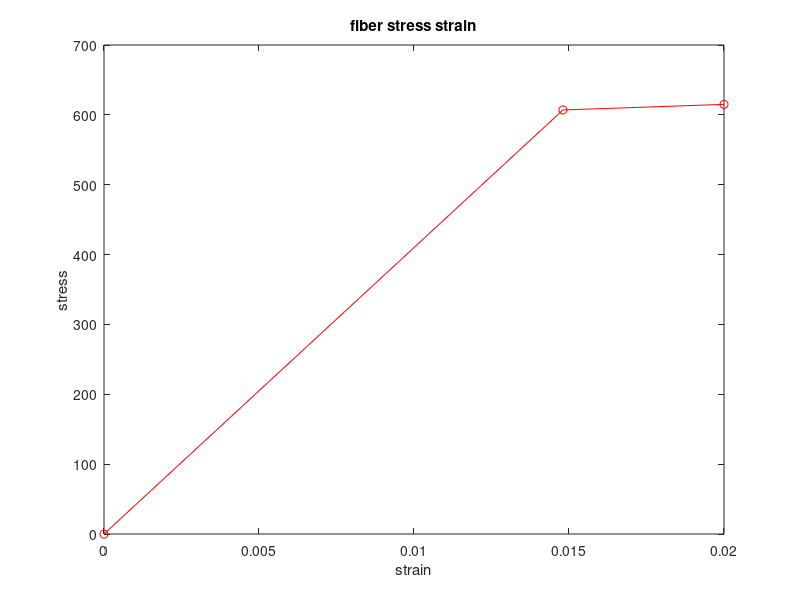
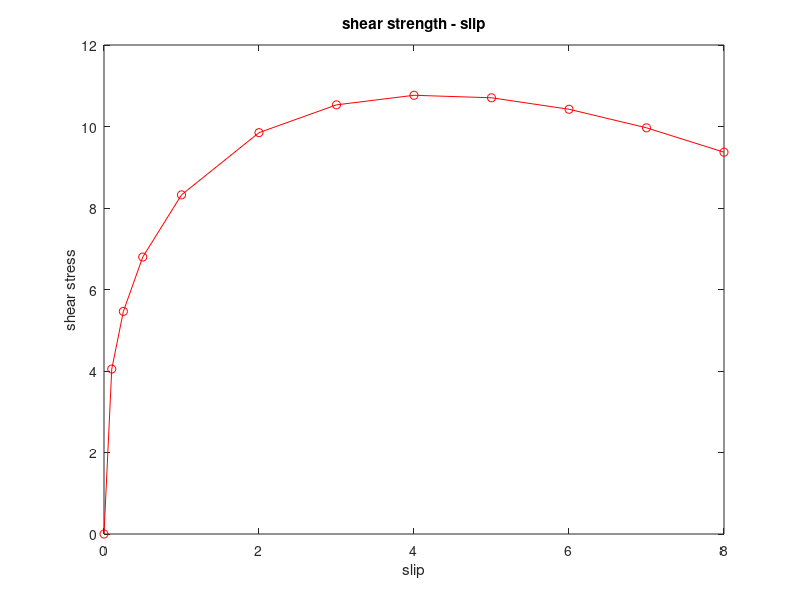
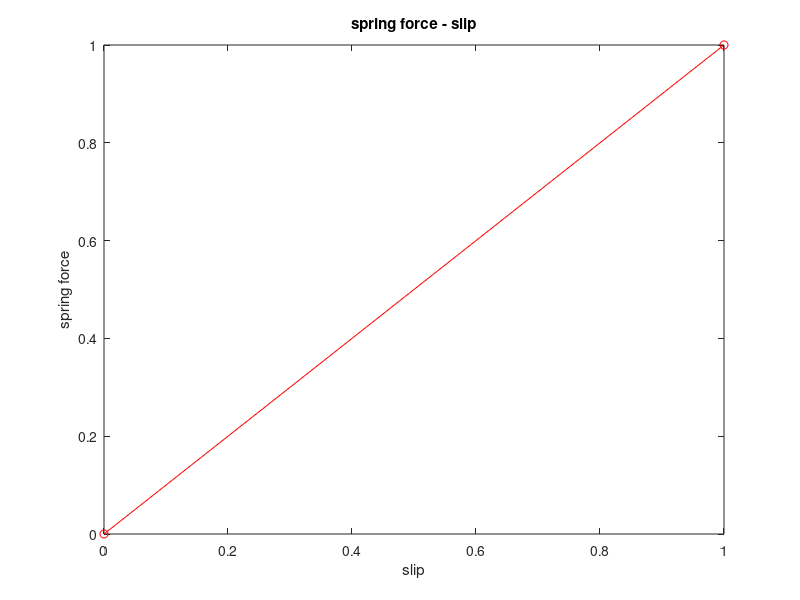
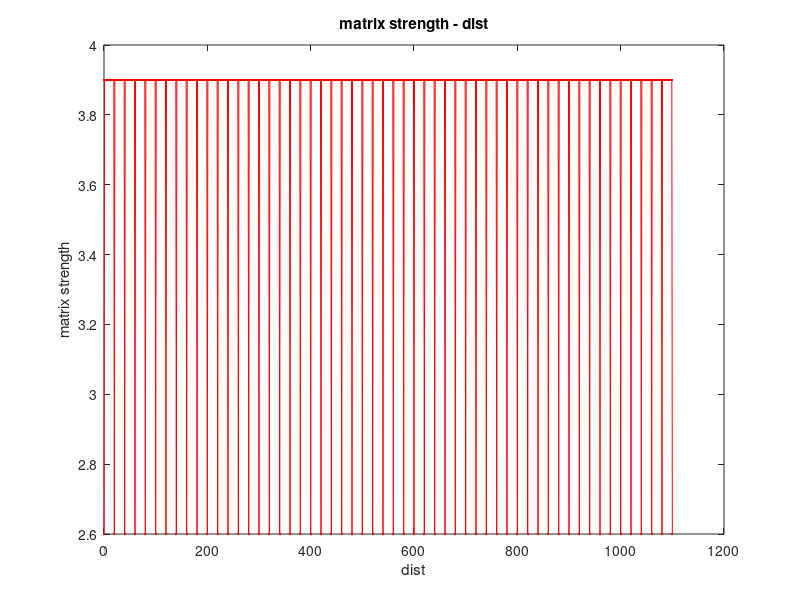

Write MATLAB code to recreate these figures, in order. (Note: this script raises an error after producing the figures.)
%function SubRT_Tension_Stiffening_SingleRun_SimRC_Bischoff(fnameV,xLoadV,rhoV,stateNoV,avgSTV,stdSTV)

fnameV={'DET_FRP_bondHfcr26rho1';'DET_FRP_bondHfcr26rho2';'DET_FRP_bondHfcr26rho3';...
        'DET_FRP_bondHfcr44rho1';'DET_FRP_bondHfcr44rho2';'DET_FRP_bondHfcr44rho3';...
        'DET_FRP_bondLfcr26rho1';'DET_FRP_bondLfcr26rho2';'DET_FRP_bondLfcr26rho3';...
        'DET_FRP_bondLfcr44rho1';'DET_FRP_bondLfcr44rho2';'DET_FRP_bondLfcr44rho3';};

xloadV   = [1,2,3, 1,2,3, 1,2,3, 1,2,3];
rhoV     = [1,2,3, 1,2,3, 1,2,3, 1,2,3]*0.01;
stateNoV = [1,1,1, 1,1,1, 1,1,1, 1,1,1];
avgSTV   = [2.6,2.6,2.6, 4.4,4.4,4.4, 2.6,2.6,2.6, 4.4,4.4,4.4];
stdSTV   = [0,0,0, 0,0,0, 0,0,0, 0,0,0];

for FL=1:length(xloadV)
    fname        = strcat(fnameV{FL},'.dat');           % file name to report the output
    fname_ckResp = strcat(fnameV{FL},'_ckResp.dat');    % file name to report the responses at each crack formation
    totLoad = xloadV(FL)*6.5e4;                         % total applied tensile load
    rho     = rhoV(FL);                                 % reinforcement ratio Af/Ac
    stateNo = stateNoV(FL);                             % state number to generate random number; need for ckPat=3,4,5
    avgST   = avgSTV(FL);                               % average matrix strength
    stdST   = stdSTV(FL);                               % standard deviation of matrix strength
    N       = [];                                       % clear variable
    
    % ------------------------------------
    % Part A: Input data
    % ------------------------------------
    progVersion  = 'Main_Tension_Stiffening_SingleRun_SimRC_Bischoff 08/09/2007';    % program version
    %fname        = 'RND_STL_bond13fcr44rho3_Gen04.dat';                       % file name to report the output
    %fname_ckResp = 'RND_STL_bond13fcr44rho3_Gen04_ckResp.dat'                 % file name to report the responses at each crack formation

    % specimen geometry
    endL    = 100;                                  % embedment length at the end grips
    measL   = 900;                                  % embedment length for measurement in the middle
    L       = endL + measL + endL;                  % total embedment length

    % load and discretization
    %totLoad = 3*6.5e4;                                % total applied tensile load
    nNode   = 1101;                                 % number of nodes to approximate total embedment length, L
    nInc    = 301;                                  % number of load increments
    nRecPt  = 10;                                   % number of nodes used in recording distribution value at each increment, nRecPt <= nNode
    dashType  = strvcat('--r','--m','--y','--k','--g','--c','--b');     % different colors used in ploting for selected increment, make sure that number of color > number of crack formation
    solidType = strvcat('-r','-m','-y','-k','-g','-c','-b');            % different colors used in ploting for selected increment, make sure that number of color > number of crack formation

    % interface shear strength model
    xITF   = [0  0.1, 0.25, 0.5, 1, 2, 3, 4, 5, 6, 7, 8];   % slip
    C      = 8.847
    alpha  = 0.337;
    sbar   = 16.86
    yITF   = C*xITF.^alpha.*(1-xITF/sbar);
    yITF_fail = 0;                              % failure shear stress to be imposed for the part that coming out of the matrix

    % composite and matrix
    fc     = 48.8;                              % compressive strength
    Ac     = 100*100;                           % trabritary area of composite per one yarn
    %rho    = 0.03;                             % reinforcement ratio Af/Ac
    Am     = (1-rho)*Ac;                        % trabritary area of matrix per one yarn
    Em     = 4735*fc^0.5;                       % young modulus of matrix

    % longitudinal yarn model (yarn ~ fiber)
    nf     = 1;                                 % number of fiber
    Af     = rho*Ac;                            % fiber area
    df     = (4*Af/pi)^0.5;                     % fiber diameter
    psi    = nf*pi*df;                          % perimeter of the fiber
    xFIB   = [0, 607/41000, 0.02];              % strain
    yFIB   = [0, 607,       615];               % stress
    maxSfu = 610;                               % maximum fiber stress, if stress>maxStu, terminate program
    effEf  = 1.0;                               % Young modulus efficiency factor

    % spring model simulating transverse yarn junction
    locSPR = [];                                % absolute locations of springs, if no spring, set locSPR=[];
    xSPR   = [0,1];                             % slip, if no spring, set xSPR=[0,1];
    ySPR   = [0,1];                             % spring force, if no spring, set xSPR=[0,1];
    ySPR_fail = 0;                              % failure spring force to be imposed for the spring that coming out of the matrix

    % matrix strength distribution
    %stateNo = 4;                                % state number to generate random number; need for ckPat=3,4,5
    %avgST   = 4.4;                              % average matrix strength
    %stdST   = 0.02;                             % standard deviation of matrix strength
    minST   = 0.5*avgST;                        % trim random generagted strength >= minST
    maxST   = 1.5*avgST;                        % trim random generagted strength <= maxST
    minSpac = 20;                               % minimum crack spacing
    oneCk   = 1;                                % detect one crack at a time
    manualPickCrack=0;                          % skip manual selecting crack

    % numerical analysis parameters
    kWt_int  = 0.25;                            % weighting for next increment of interface secant modulus
    EfWt_int = 0.25;                            % weighting for next increment of fiber secant modulus
    gWt_int  = 0.25;                            % weighting for next increment of spring secant modulus
    tor      = [0.0001,0.0005,0.001,0.005];     % multi-level of torlerance for checking material convergence (very small....very large)
    accLevel = 1;                               % starting level of torelence, tor(accLevel) will be first used
    minIter       = 10;                         % If converge with iterations < minIter, decrease accLevel by one
    maxIter       = 1000;                       % If not converge with iterations > maxIter, increase accLevel by one
    minCount      = 5;                          % If converge with iterations < minCount, increase weighting factors
    maxCount      = 10;                         % If not converge with iterations > maxIter, decrease weighting factors
    factCutBack   = 0.95;                       % reduced kWt or EfWt or gWt by a factor of factCutBack
    factSpeed     = 1.05;                       % increase kWt or EfWt or gWt by a factor of factSpeed
    unstableSlip  = 0.1*L;                      % if slip > unstableSlip, unstable structure quit the program

    % movie option
    showOnOff     = 0;                          % show movie, yes=1, no=0
    fps           = 2;                          % fram per second

    % experimental composite tensile stress strain
    hasExpr1      = 0;                          % 0=no experimental data, 1=has
    fnameExpr1    = '';                         % file name containing experimental data
    startLine1    = 2;                          % starting line (based index=1) for each input file specified in fnameArray
    xValCol1      = 1;                          % column number in the input file that contains x values
    yValCol1      = 2;                          % column number in the input file that contains y values
    bk0tb1cm2_1   = 2;                          % delimiter for each input file (0=' ', 1='/t', 2=',')

    % experimental crack spacing strain
    hasExpr2      = 0;                          % 0=no experimental data, 1=has
    fnameExpr2    = '';                         % file name containing experimental data
    startLine2    = 1;                          % starting line (based index=1) for each input file specified in fnameArray
    xValCol2      = 2;                          % column number in the input file that contains x values
    yValCol2      = 2;                          % column number in the input file that contains y values
    bk0tb1cm2_2   = 0;                          % delimiter for each input file (0=' ', 1='/t', 2=',')

    % printing setup
    colWidth      = 12;                         % width of each column
    digit         = 4;                          % decimal used

    % ------------------------------------
    % Part B: Calculation
    % ------------------------------------
    % slope of material models
    kITF = (yITF(2:end)-yITF(1:end-1))./(xITF(2:end)-xITF(1:end-1));
    kFIB = (yFIB(2:end)-yFIB(1:end-1))./(xFIB(2:end)-xFIB(1:end-1));
    kSPR = (ySPR(2:end)-ySPR(1:end-1))./(xSPR(2:end)-xSPR(1:end-1));

    % select the maximum slope as a reference to calculate the fraction change of stiffness
    % residual = (stiffness_curent-stiffness_previous)/ max_slope v.s. torlerance
    % this methodology is bettter than using previous stiffness as a reference
    % because previous stiffness can be very low in the late post peak, leading
    % to unstable algorithm
    kITFmax = max(kITF);
    kFIBmax = max(kFIB);
    kSPRmax = max(kSPR);

    % discretization along the length of fiber
    h  = L/(nNode-1);                       % segment length
    x  = linspace(0,L,nNode);               % nodal locations
    ef = linspace(0,0,nNode);               % nodal fiber strain
    k  = linspace(kITF(1),kITF(1),nNode);   % nodal stiffness (shear flow-slip) NOT shear stress-slip
    Ef = linspace(kFIB(1),kFIB(1),nNode);   % nodal stiffness (fiber stress-strain)

    % generate random matrix strength
    randn('state', stateNo);
    wkLoc  = linspace(0,L,round(L/minSpac)+1);
    wkNode = round(wkLoc/h)+1;
    prob   = normrnd(avgST,stdST,length(wkNode),1);
    for i=1:length(prob)
        if prob(i) > maxST
            prob(i) = maxST;
        elseif prob(i) < minST
            prob(i) = minST;
        end
    end
    mtxST  = linspace(maxST,maxST,nNode);
    mtxST(wkNode) = prob;

    % ploting material models
    % note that later on in the Part C: show results,
    % the first 3 plots must repeat the first 3 figures below: fiber, interface, spring and matrix envelop models
    % let users view material models 1,2,3 and cracking criterion 4 before
    % continue the analysis
    figure(1)
    plot(xFIB,yFIB,'-ro'),title('fiber stress strain'), xlabel('strain'), ylabel('stress'); hold on;

    figure(2)
    plot(xITF,yITF,'-ro'),title('shear strength - slip'), xlabel('slip'), ylabel('shear stress'); hold on;

    figure(3)
    plot(xSPR,ySPR,'-ro'),title('spring force - slip'), xlabel('slip'), ylabel('spring force'); hold on;

    figure(4)
    plot(x,mtxST,'-r.'),title('matrix strength - dist'), xlabel('dist'), ylabel('matrix strength'); hold on;

    disp('press any key to continue');
    pause

    N(1,1:nNode) = 1;                       % initial segment
    N(2,1:nNode) = x;                       % x, distanct
    N(3,1:nNode) = kITF(1);                 % k, initial stiffness  (shear flow-slip)
    N(4,1:nNode) = kFIB(1);                 % Ef, initial stiffness  (shear flow-slip)
    N(5,1:nNode) = -1;                      % g, < 0 for no spring and >=0 for having spring
    nodeSPR      = round(locSPR/h);
    N(5,nodeSPR) = kSPR(1);                 % assign nodal springs at spring location
    N(6,1:nNode) = mtxST;                   % assign nodal springs at spring location

    % initialize the arrays to record material responses at each increment
    SA1 = [];   TA1 = [];       % recorded shear stress - slip response
    SN1 = [];   SF1 = [];       % recorded fiber stress - strain response
    DS1 = [];   GF1 = [];       % recorded spring force - slip response
    ec_cspac    = [];
    ec_avgstdCS = [];
    prevNseg    = 1;

    % initialize load end slip response
    D  = [0];                   % incremental end slip
    P  = [0];                   % incremental pullout load
    CW = [0];                   % incremental crack width
    strain = D/L;               % strain of a composite
    stress = P/Ac;              % stress of a composite
    avg_EM = [0];               % average matrix strain over clear span
    avg_SM = [0];               % average matrix stress over clear span
    avg_SN = [0];               % average fiber strain over clear span
    avg_SF = [0];               % average fiber stress over clear span
    avg_FM = [0];               % average matrix force over clear span
    avg_FF = [0];               % average fiber force over clear span

    count    = 0;
    selCount = 0;
    adding   = 0;
    errCode  = 'none';
    for i=2:nInc                % start at i=2, i=1, P=D=0
        % set initial
        ckWidth   = 0;          % a variable to collect crack width of multimple segment at each load step
        endSlip   = 0;          % end slip at both ends
        S  = [];    T  = [];    SN = [];    SF = [];
        FF = [];    FM = [];    SM = [];    EM = [];
        DS = [];    GF = [];    CS = [];

        % apply load step
        P(i) = (i-1)/(nInc-1)*totLoad;

        x    = N(2,:);          % locations
        nSeg = N(1,end);        % current number of segments in a specimen
        for j = 1:nSeg
            bc = 3;             % bc=3 F(1)=P, F(L)=P   (crack segments)

            % trim data to smaller set of array
            seg_ID  = N(1,:) == j;
            segX    = N(2,seg_ID);
            k       = N(3,seg_ID);
            Ef      = N(4,seg_ID);
            gSeg    = N(5,seg_ID);

            segL    = segX(end)-segX(1);
            g_ID    = gSeg >= 0;                            % select only the node that have spring g>=0
            nodeSPR = find(g_ID==1);
            g       = gSeg(nodeSPR);

            % maximum slip at each nodal locations before sliding
            maxSlipITF_Rt = segX(end) - segX + h;           % maximum slip for each node
            maxSlipITF_Lf = segX(1)   - segX - h;
            maxSlipSPR_Rt = segX(end) - segX(g_ID) + h;     % maximum slip for each nodal spring
            maxSlipSPR_Lf = segX(1)   - segX(g_ID) - h;     % maximum slip for each nodal spring

            % forming coefficient matrix
            flag     = 1;                                   % check unstability, fiber breakage
            converge = 0;
            iter     = 0;
            kWt      = kWt_int;
            EfWt     = EfWt_int;
            gWt      = gWt_int;
            while converge == 0
                iter = iter + 1;
                s    = Linear_Equation(bc,P(i),h,psi,Af,Ef,k,g,nodeSPR);
                sAbs = abs(s);          % absolute slip (positive number)
                if iter > maxIter
                    if accLevel < length(tor)
                        accLevel = accLevel + 1;
                        iter = minCount;
                    else
                        flag    = 0;        % quit program
                        comment = 'iter > maxIter, for the lowest acceptable accuracy, quit the program !!!';
                        errCode = 'maxIter';
                        break;              % get off while loop
                    end
                end
                if max(sAbs) > unstableSlip
                    flag    = 0;        % quit program
                    comment = 'unstable slip occurs, quit the program !!!';
                    errCode = 'unstableSlip';
                    break;              % get off while loop
                end

                % update material secant stiffness
                % interface model
                kPrev = k;
                kNext = Secant_Modulus(xITF,yITF,kITF,sAbs);
                for q=1:length(kNext)
                    % if slip at the node i greater than its embeded length maxSlipITF, set the kNext to the failure value
                    if s(q) >= 0
                        if s(q) > maxSlipITF_Rt(q)
                            kNext(q) = yITF_fail/s(q);
                        end
                    else
                        if s(q) < maxSlipITF_Lf(q)
                            kNext(q) = yITF_fail/abs(s(q));
                        end
                    end
                end

                resd_k  = max(abs(kNext-kPrev)/kITFmax);
                k       = (1-kWt)*kPrev + kWt*kNext;
                if resd_k > tor(accLevel) && mod(iter,maxCount)==0
                    kWt = kWt*factCutBack;
                end

                % fiber model
                ef      = [(s(2)-s(1))/h, (s(3:end)-s(1:end-2))/(2*h), (s(end)-s(end-1))/h];
                EfPrev  = Ef;
                EfNext  = Secant_Modulus(xFIB,yFIB,kFIB,ef);
                resd_Ef = max(abs(EfNext-EfPrev)/kFIBmax);
                Ef      = (1-EfWt)*EfPrev + EfWt*EfNext;
                if resd_Ef > tor(accLevel) && mod(iter,maxCount)==0
                    EfWt = EfWt*factCutBack;
                end

                % spring model
                resd_g = 0;
                nSPR   = length(nodeSPR);
                if nSPR > 0
                    gPrev = g;
                    gNext = Secant_Modulus(xSPR,ySPR,kSPR,sAbs(nodeSPR));

                    for n=1:nSPR
                        node = nodeSPR(n);
                        % if slip at the spring location i greater than its embeded length maxSlipSPR, set the gNext to the failure value
                        if s(node) >= 0
                            if s(node) > maxSlipSPR_Rt(n)
                                gNext(n) = ySPR_fail/s(node);
                            end
                        else
                            if s(node) < maxSlipSPR_Lf(n)
                                gNext(n) = ySPR_fail/abs(s(node));
                            end
                        end
                    end

                    resd_g = max(abs(gNext-gPrev)/kSPRmax);
                    g = (1-gWt)*gPrev + gWt*gNext;
                    if resd_g > tor(accLevel) && mod(iter,maxCount)==0
                        gWt = gWt*factCutBack;
                    end
                end

                if (resd_k <= tor(accLevel)) && (resd_Ef <= tor(accLevel)) && (resd_g <= tor(accLevel))
                    converge = 1;
                    if iter < minIter && accLevel > 1
                        accLevel = accLevel - 1;
                    end
                    if iter < minCount
                        kWt  = kWt*factSpeed;
                        EfWt = EfWt*factSpeed;
                        gWt  = gWt*factSpeed;
                    end
                else
                    converge = 0;
                end
                disp(strcat('inc = ',num2str(i),'..seg = ',num2str(j),'..iter = ',...
                    num2str(iter),'..resd_k = ',num2str(resd_k),'..resd_Ef = ',...
                    num2str(resd_Ef),'..resd_g = ',num2str(resd_g)));
            end

            if flag==1
                % update material stiffness
                N(3,seg_ID)   = k;
                N(4,seg_ID)   = Ef;
                gSeg(nodeSPR) = g;
                N(5,seg_ID)   = gSeg;

                % pullout load and end slip
                if nSeg == 1
                    endSlip = sAbs(1) + sAbs(end);
                else
                    if j==1
                        endSlip = endSlip + sAbs(1);
                        ckWidth  = ckWidth + sAbs(end);
                    elseif j==nSeg
                        endSlip = endSlip + sAbs(end);
                        ckWidth  = ckWidth + sAbs(1);
                    else
                        ckWidth  = ckWidth + sAbs(1) + sAbs(end);
                    end
                end
                CS   = [CS,segL];               % colect crack spacing information

                % distributed force
                t  = k.*s;              % nodal shear stress  (sign depending of slip)
                sf = ef.*Ef;            % nodal fiber stress
                ff = sf*Af;             % nodal fiber force
                ds = sAbs(g_ID);        % spring slip
                gf = g.*ds;             % spring force
                fm = P(i)-ff;           % nodal concrete force
                sm = fm/Am;             % nodal matrix stress
                em = sm/Em;             % nodal matrix strain

                % addd vectors of each segment for a whole specimen length
                S  = [S,s];     T  = [T,t];
                SN = [SN,ef];   SF = [SF,sf];
                DS = [DS,ds];   GF = [GF,gf];
                FF = [FF,ff];   FM = [FM,fm];
                SM = [SM,sm];   EM = [EM,em];
            else
                break;  % get off the seg loop (j)
            end
        end

        if flag == 1
            % record some data point for tracking material response, also include the maximum value to monitor how far it goes
            nNode     = length(S);
            nRecPt_ID = round(linspace(1,nNode,nRecPt));
            SA1       = [SA1,abs(S(nRecPt_ID)),max(abs(S))];
            TA1       = [TA1,abs(T(nRecPt_ID)),max(abs(T))];
            SN1       = [SN1,SN(nRecPt_ID),max(SN)];
            SF1       = [SF1,SF(nRecPt_ID),max(SF)];
            DS1       = [DS1,DS];
            GF1       = [GF1,GF];

            % calculate average stress strain for each constitutes
            avg_EM(i) = mean(EM);        avg_SM(i) = mean(SM);
            avg_SN(i) = mean(SN);        avg_SF(i) = mean(SF);
            avg_FM(i) = mean(FM);        avg_FF(i) = mean(FF);

            % total elogation within specimen does not include endSlip because the measurement taken in side
            % the specimen, not from one end to the other end
            D(i) = ckWidth + avg_EM(i)*L;

            if nSeg > 1
                CW(i) = ckWidth/(nSeg-1);   % average crack width
            else
                CW(i) = 0;
            end
            strain(i) = D(i)/L;
            stress(i) = P(i)/Ac;

            if nSeg > prevNseg
                crackDetected    = 1;
            else
                crackDetected    = 0;
            end
            prevNseg = nSeg;

            if showOnOff == 1
                figure(17);
                plot(N(2,:),SM,'-b',N(2,:),N(6,:),'r.'), title('matrix stress - x'),
                xlabel('dist'), ylabel('stress');
                AX = axis;  axis([AX(1),AX(2),0,maxST]);
                MVF17(i-1) = getframe;

                figure(18);
                plot(N(2,:),SF,'-k'), title('fiber stress - x'),
                xlabel('dist'), ylabel('stress');
                AX = axis;  axis([AX(1),AX(2),0,totLoad/Af]);
                MVF18(i-1) = getframe;
            end

            if crackDetected == 1 || i == nInc
                count        = count+1;
                ckInc(count) = i;
                if crackDetected == 1
                    ckStatus(count) = 1;
                else
                    ckStatus(count) = 0;
                end
                % record response at cracking or at the last load step
                respCell{count}  = [x;S;T;SN;SF;SM;FF;FM]';

                % record same strain for each crack spacing
                ec(1:length(CS)) = strain(i);
                ec_cspac         = [ec_cspac; [ec;CS]'];

                % record average and stardard crack spacing for each strain
                ec_avgstdCS      = [ec_avgstdCS; [strain(i),mean(CS),std(CS)]];

                numSolid = mod(count,length(solidType))+1;  % add 1 to avoid mod(x,y) = 0
                numDash  = mod(count,length(solidType))+1;  % add 1 to avoid mod(x,y) = 0

                % plotting ditribution
                figure(4); plot(x,SM,solidType(numSolid,:)), title('matrix stress - x'), xlabel('dist'), ylabel('m'); hold on;
                %figure(5); plot(x,S,solidType(numSolid,:)), title('slip - x'), xlabel('dist'), ylabel('slip'); hold on;
                %figure(6); plot(x,T,solidType(numSolid,:)), title('shear stress - x'), xlabel('dist'), ylabel('shear stress'); hold on;
                %figure(7); plot(x,SN,solidType(numSolid,:)), title('fiber strain - x'), xlabel('dist'), ylabel('fiber strain'); hold on;
                %figure(8); plot(x,SF,solidType(numSolid,:)), title('fiber stress - x'), xlabel('dist'), ylabel('fiber stress'); hold on;
                %figure(9); plot(x,FF,dashType(numDash,:), x,FM,solidType(numSolid,:)), title('force - x'), xlabel('dist'), ylabel('force'); legend('fiber','concrete'); hold on;
            end

            % keep the results and save as previous
            i_prev  = i;        x_prev  = x;        S_prev  = S;        T_prev  = T;
            SN_prev = SN;       SF_prev = SF;       SM_prev = SM;       FF_prev = FF;
            FM_prev = FM;       CS_prev = CS;

            % check ultimate fiber strength (brittle assumption)
            if max(SF) > maxSfu
                flag = 0;
                comment = 'fiber break quit the program'
                errCode = 'fiberBreak';
                break;  % quit if fiber break
            end
            % check if strain reaches the point where new crack forms
            endL   = 0;
            measL  = L;
            N      = Add_Crack_Node(N,SM,maxST,endL,measL,oneCk);
        else
            break;      % if flag = 0, get off the increment loop (i)
        end
    end

    if flag == 0
        disp(comment);
        count = count + 1;
        if crackDetected == 1
            ckStatus(count) = 1;
        else
            ckStatus(count) = 0;
        end
        ckInc(count)    = i_prev;
        respCell{count} = [x_prev; S_prev; T_prev; SN_prev; SF_prev; SM_prev; FF_prev; FM_prev]';

        ec(1:length(CS_prev)) = strain(i_prev);
        ec_cspac        = [ec_cspac; [ec;CS_prev]'];
        ec_avgstdCS     = [ec_avgstdCS; [strain(i_prev),mean(CS_prev),std(CS_prev)]];
    else
        disp('!!  analysis done');
    end

    if manualPickCrack==1
        beep;
        count     = 0;
        keepInc   = [];
        numckStep = size(respCell,2);
        for n=1:numckStep
            tt= strcat('crack step : ',num2str(n),'/',num2str(numckStep));
            tempMatrix = respCell{n};
            x  = tempMatrix(:,1);
            SM = tempMatrix(:,6);

            figure(20)
            plot(x,SM,'-b'), title(tt), xlabel('distance'), ylabel('stress')

            yesNo = input('accept this load step : yes=1,no=0....=');
            if yesNo == 1
                count   = count + 1;
                keepInc = [keepInc,n];
                tempckInc(count) = ckInc(n);
                tempCell{count}  = respCell{n};
            end
        end
        respCell = tempCell;
        ckInc    = ckInc(keepInc);
        ckStatus = ckStatus(keepInc);
    end

    % trim out the crack spacing according to selected crack increment and the end increment
    n = 0;
    for i=1:length(ckInc)
        strainInc = strain(ckInc(i));
        for j=1:size(ec_cspac,1)
            if ec_cspac(j,1)==strainInc
                n = n+1;
                temp_ec_cspac(n,1:2) = ec_cspac(j,1:2);
            end
        end
        for j=1:size(ec_avgstdCS,1)
            if ec_avgstdCS(j,1)==strainInc
                temp_ec_avgstdCS(i,1:3) = ec_avgstdCS(j,1:3);
            end
        end
    end
    ec_cspac    = temp_ec_cspac;
    ec_avgstdCS = temp_ec_avgstdCS;

    % reading experimental data 1, load deformation curve
    exprX1=0;    % initial value for x1
    exprY1=0;    % initial value for y1
    if hasExpr1==1
        if bk0tb1cm2_1==0
            data = dlmread(fnameExpr1,'',startLine1,0);     % use ' ' as a delimiter
        elseif bk0tb1cm2_1==1
            data = dlmread(fnameExpr1,'\t',startLine1,0);   % use '\t' as a delimiter
        elseif bk0tb1cm2_1==2
            data = dlmread(fnameExpr1,',',startLine1,0);    % use ',' as a delimiter
        end
        exprX1 = data(:, xValCol1);
        exprY1 = data(:, yValCol1);
    end

    % reading experimental data 2, crack spacing vs strain
    exprX2=0;    % initial value for x2
    exprY2=0;    % initial value for y2
    if hasExpr2==1
        if bk0tb1cm2_2==0
            data = dlmread(fnameExpr2,'',startLine2,0);     % use ' ' as a delimiter
        elseif bk0tb1cm2_2==1
            data = dlmread(fnameExpr2,'\t',startLine2,0);   % use '\t' as a delimiter
        elseif bk0tb1cm2_2==2
            data = dlmread(fnameExpr2,',',startLine2,0);    % use ',' as a delimiter
        end
        exprX2 = data(:, xValCol2);
        exprY2 = data(:, yValCol2);
    end

    % ------------------------------------
    % Part C: Show result
    % ------------------------------------
    figure(1)
    plot(SN1,SF1,'c.'),title('fiber stress - strain'),
    xlabel('strain'), ylabel('stress'); hold on;

    figure(2)
    plot(SA1,TA1,'c.'),title('shear stress - slip'),
    xlabel('absolute slip'), ylabel('absoulute shear stress'); hold on;

    figure(3)
    plot(DS1,GF1,'c.'),title('spring force - slip'),
    xlabel('absolute slip'), ylabel('spring force'); hold on;

    figure(4)
    plot(N(2,:),N(6,:),'-bo'),title('matrix strength - dist'),
    xlabel('dist'), ylabel('matrix strength'); hold off;

    % figures 5 to 9 are distribtuions of material response

    figure(10)
    plot(exprX1*L,exprY1*Ac,'bo', D,P,'-k.', D,avg_FM,'-g.', D,avg_FF,'-r.'),title('load displacement response'),
    xlabel('displacement'), ylabel('load'), grid; legend('experiment','composite','matrix','fiber');

    figure(11)
    plot(exprX1,exprY1,'bo', strain,stress,'-k.'),title('composite stress strain response'),
    xlabel('strain'), ylabel('stress'), grid; legend('experiment','composite');

    figure(12)
    plot(strain,avg_SM,'-ro'), title('average cracked concrete tensile stress'),
    xlabel('strain'), ylabel('stress');

    figure(13)
    plot(strain,CW,'-ro'),title('average crack width - strain response'),
    xlabel('strain'), ylabel('average crack width'), grid;

    figure(14)
    plot(exprX2,exprY2,'r.', ec_cspac(:,1),ec_cspac(:,2),'c.', ec_avgstdCS(:,1),ec_avgstdCS(:,2),'-bo'),
    title('mean crack spacing- strain response'), legend('experiment curve','simulation data points','simulation curve')
    xlabel('strain'), ylabel('crack spacing'), grid;

    figure(15)
    plot(ec_avgstdCS(:,1),ec_avgstdCS(:,3),'-bo'),title('standard dev of crack spacing- strain response'),
    xlabel('strain'), ylabel('stdev of crack spacing'), grid;

    figure(16)
    plot(xFIB,yFIB,'-bx', avg_SN,avg_SF,'-ro'),title('fiber tensile stress'),
    xlabel('strain'), ylabel('stress'), grid; legend('fiber model','average cracked steel');

    % Play the movie
    if showOnOff == 1
        figure(17)
        pause(4);
        movie(MVF17,1,fps);

        figure(18)
        pause(4);
        movie(MVF18,1,fps);
    end

    % ----------------------------------------------------------------------
    % Part D,       Writing results to the output file
    % ----------------------------------------------------------------------
    disp('!!  writing result.....please wait');

    textHeading = {'L';'measL';'endL';'totLoad';'nNode';'nInc';'nRecPt';'yITF_fail';'ySPR_fail';'nf';'df';'Ac';'Am';'Em';'fc';'rho';...
        'avgST';'stdST';'minST';'maxST';'stateNo';'minSpac';'oneCk';'kWt_int';'EfWt_int';'gWt_int';...
        'accLevel';'minIter';'maxIter';'minCount';'maxCount';'factCutBack';'factSpeed';'unstableSlip'};
    valHeading  = [L,measL,endL,totLoad,nNode,nInc,nRecPt,yITF_fail,ySPR_fail,nf,df,Ac,Am,Em,fc,rho...
        avgST,stdST,minST,maxST,stateNo,minSpac,oneCk,kWt_int,EfWt_int,gWt_int,...
        accLevel,minIter,maxIter,minCount,maxCount,factCutBack,factSpeed,unstableSlip];

    textData    = {'strain';'stress';'CW';'D';'P';'P/Af';'avg_FM';'avg_FF';'avg_SM';'avg_SF';...
        'xITF';'yITF';'SA1';'TA1';'xFIB';'yFIB';'SN1';'SF1';'xSPR';'ySPR';'DS1';'GF1';...
        'straincs';'cspac';'strain';'avgCS';'stdCS'};
    data        = {strain,stress,CW,D,P,P/Af,avg_FM,avg_FF,avg_SM,avg_SF,...
        xITF,yITF,SA1,TA1,xFIB,yFIB,SN1,SF1,xSPR,ySPR,DS1,GF1,...
        ec_cspac(:,1),ec_cspac(:,2),ec_avgstdCS(:,1),ec_avgstdCS(:,2),ec_avgstdCS(:,3)};

    NJtableResult = StoreTable(data);
    NJ            = NJtableResult{1};
    tableResult   = NJtableResult{2};

    % (1.1) print input and output response
    fid1 = fopen(fname,'w');
    fprintf (fid1,'program version : %50s\n\n',progVersion);

    fprintf (fid1,'%12s\n','tor(1..n)');
    for i=1:length(tor)
        fprintf (fid1,'%12.4g',tor(i));
    end
    fprintf (fid1,'\n\n');

    fprintf (fid1,'%12s\n','ckInc(1..n)');
    for i=1:length(ckInc)
        fprintf (fid1,'%12.4g',ckInc(i));
    end
    fprintf (fid1,'\n\n');
    fprintf (fid1,'error code = %12s\n\n',errCode);

    % (1.2) print heading of result file
    PrintHeading(fid1,textHeading,valHeading,colWidth,digit);
    fprintf (fid1,'**********************************************************************************************************************************************************************************************************************************************************************************************************************************************************************************************************************************************************\n\n');

    % (1.3) print table of result file
    PrintTable(fid1,textData,tableResult,NJ,colWidth,digit);

    % (2.1) Additional responses for plotting
    % print selected response at selected increment to another text file
    fid2   = fopen(fname_ckResp,'w');
    fprintf (fid2,'%12s,%12s,%12s,%12s,%12s,%12s,%12s,%12s,%12s\n\n','lineNo','x','S','T','SN','SF','SM','FF','FM');
    lineNo = 2;
    for n=1:size(respCell,2)
        tempMatrix   = respCell{n};
        ckStatusText = num2str(ckStatus(n));
        ckIncText    = num2str(ckInc(n));
        dispText     = num2str(D(ckInc(n)));
        loadText     = num2str(P(ckInc(n)));
        heading      = strcat('crack status = ',ckStatusText,'...Increment =',ckIncText,'...displacement = ',dispText,'...load = ',loadText);
        lineNo       = lineNo+1;
        fprintf (fid2,'%1s\n',heading);

        [nRow, nCol] = size(tempMatrix);
        for i=1:nRow
            lineNo = lineNo+1;
            fprintf (fid2,'%12d,',lineNo);
            for j=1:nCol
                fprintf (fid2,'%12.4g,', tempMatrix(i,j));
            end
            fprintf (fid2,'\n');
        end
        fprintf (fid2,'\n');
        lineNo = lineNo+1;
    end

    fclose all;
    disp('!!  Done with writing result');
end

